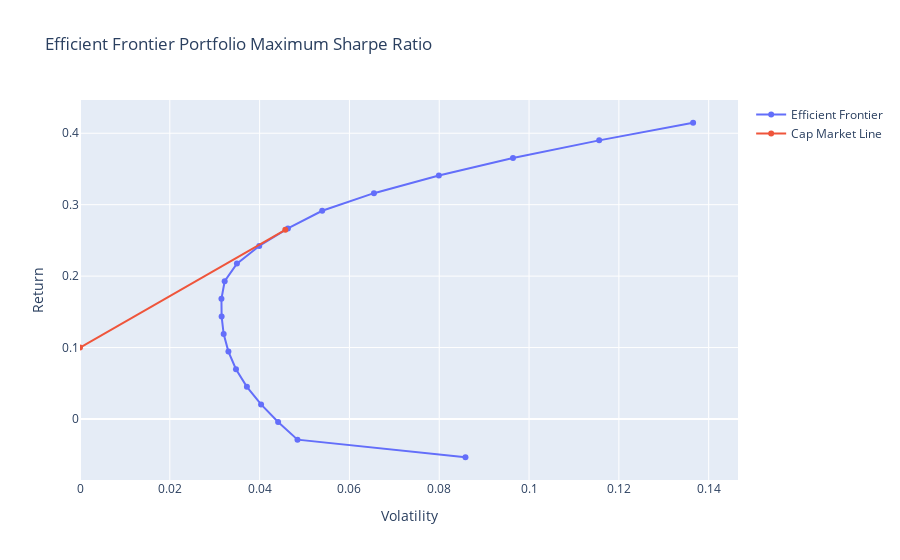

Notebook source saved alongside this figure:
### Code cell
# Visualización
erk.plot_ef(20, df_er, df_cov, title='Efficient Frontier Portfolio Maximum Sharpe Ratio', show_cml=True, riskfree_rate=rfr)

### Figure 1 — Plotly figure (JSON) as saved in the notebook; plotly's stock layout.template omitted (floating-point values rounded to 4 significant figures)
{"data": [{"hovertemplate": "%{y:.5f}", "mode": "lines+markers", "name": "Efficient Frontier", "type": "scatter", "x": [0.08584, 0.04843, 0.04412, 0.04033, 0.03717, 0.03473, 0.03305, 0.03199, 0.03154, 0.0315, 0.03222, 0.03495, 0.03991, 0.0463, 0.05394, 0.06546, 0.07992, 0.09642, 0.1156, 0.1365], "y": [-0.05355, -0.02891, -0.004266, 0.02038, 0.04502, 0.06967, 0.09431, 0.119, 0.1436, 0.1682, 0.1929, 0.2175, 0.2422, 0.2668, 0.2915, 0.3161, 0.3408, 0.3654, 0.39, 0.4147]}, {"hovertemplate": "%{y:.5f}", "mode": "lines+markers", "name": "Cap Market Line", "type": "scatter", "x": [0, 0.04572], "y": [0.1, 0.2647]}], "layout": {"hoverdistance": 200, "hovermode": "x unified", "spikedistance": 200, "title": {"text": "Efficient Frontier Portfolio Maximum Sharpe Ratio"}, "transition": {"duration": 500}, "xaxis": {"range": [0, 0.1465], "showspikes": true, "spikecolor": "#999999", "spikemode": "across", "spikethickness": 2, "title": {"text": "Volatility"}}, "yaxis": {"tickprefix": "", "title": {"text": "Return"}}}}
